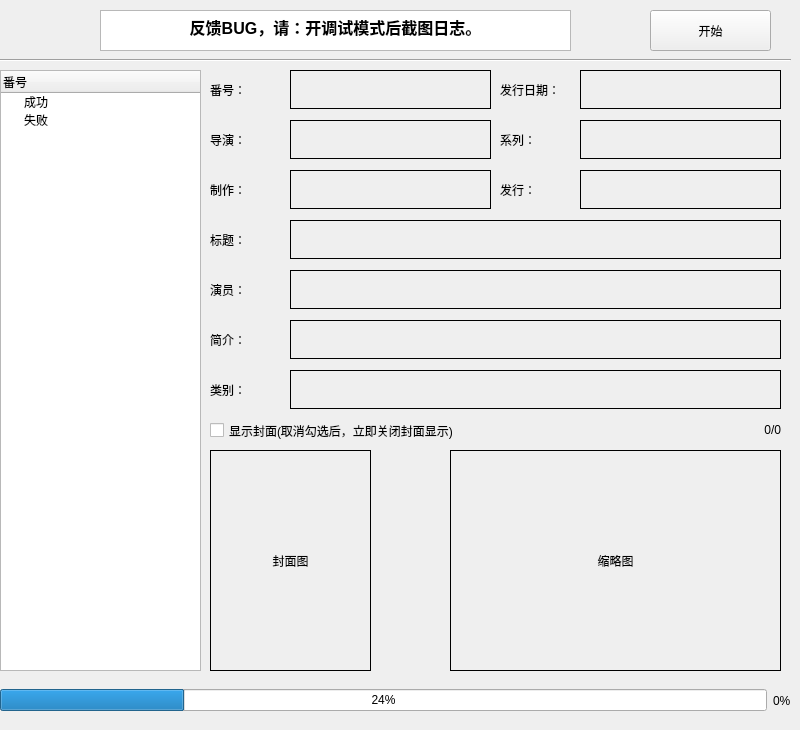
    <widget class="QWidget" name="page_avdc">
     <widget class="QPushButton" name="pushButton_start_cap">
      <property name="geometry">
       <rect>
        <x>650</x>
        <y>10</y>
        <width>121</width>
        <height>41</height>
       </rect>
      </property>
      <property name="text">
       <string>开始</string>
      </property>
     </widget>
     <widget class="QTextBrowser" name="textBrowser_warning">
      <property name="geometry">
       <rect>
        <x>100</x>
        <y>10</y>
        <width>471</width>
        <height>41</height>
       </rect>
      </property>
      <property name="html">
       <string>&lt;!DOCTYPE HTML PUBLIC &quot;-//W3C//DTD HTML 4.0//EN&quot; &quot;http://www.w3.org/TR/REC-html40/strict.dtd&quot;&gt;
&lt;html&gt;&lt;head&gt;&lt;meta name=&quot;qrichtext&quot; content=&quot;1&quot; /&gt;&lt;style type=&quot;text/css&quot;&gt;
p, li { white-space: pre-wrap; }
&lt;/style&gt;&lt;/head&gt;&lt;body style=&quot; font-family:'Arial'; font-size:9pt; font-weight:400; font-style:normal;&quot;&gt;
&lt;p align=&quot;center&quot; style=&quot; margin-top:0px; margin-bottom:0px; margin-left:0px; margin-right:0px; -qt-block-indent:0; text-indent:0px;&quot;&gt;&lt;span style=&quot; font-size:12pt; font-weight:600; color:#000000;&quot;&gt;反馈BUG，请：开调试模式后截图日志。&lt;/span&gt;&lt;/p&gt;&lt;/body&gt;&lt;/html&gt;</string>
      </property>
     </widget>
     <widget class="QWidget" name="horizontalLayoutWidget">
      <property name="geometry">
       <rect>
        <x>0</x>
        <y>680</y>
        <width>791</width>
        <height>41</height>
       </rect>
      </property>
      <layout class="QHBoxLayout" name="horizontalLayout_2">
       <item>
        <widget class="QProgressBar" name="progressBar_avdc">
         <property name="value">
          <number>24</number>
         </property>
        </widget>
       </item>
       <item>
        <widget class="QLabel" name="label_percent">
         <property name="text">
          <string>0%</string>
         </property>
        </widget>
       </item>
      </layout>
     </widget>
     <widget class="QTreeWidget" name="treeWidget_number">
      <property name="geometry">
       <rect>
        <x>0</x>
        <y>70</y>
        <width>201</width>
        <height>601</height>
       </rect>
      </property>
      <column>
       <property name="text">
        <string>番号</string>
       </property>
      </column>
      <item>
       <property name="text">
        <string>成功</string>
       </property>
      </item>
      <item>
       <property name="text">
        <string>失败</string>
       </property>
      </item>
     </widget>
     <widget class="QWidget" name="gridLayoutWidget_2">
      <property name="geometry">
       <rect>
        <x>210</x>
        <y>450</y>
        <width>161</width>
        <height>221</height>
       </rect>
      </property>
      <layout class="QGridLayout" name="gridLayout_2">
       <item row="0" column="0">
        <widget class="QLabel" name="label_poster">
         <property name="frameShape">
          <enum>QFrame::Box</enum>
         </property>
         <property name="text">
          <string>封面图</string>
         </property>
         <property name="alignment">
          <set>Qt::AlignCenter</set>
         </property>
        </widget>
       </item>
      </layout>
     </widget>
     <widget class="QWidget" name="gridLayoutWidget">
      <property name="geometry">
       <rect>
        <x>450</x>
        <y>450</y>
        <width>331</width>
        <height>221</height>
       </rect>
      </property>
      <layout class="QGridLayout" name="gridLayout">
       <property name="sizeConstraint">
        <enum>QLayout::SetDefaultConstraint</enum>
       </property>
       <property name="horizontalSpacing">
        <number>7</number>
       </property>
       <item row="0" column="0">
        <widget class="QLabel" name="label_thumb">
         <property name="enabled">
          <bool>true</bool>
         </property>
         <property name="frameShape">
          <enum>QFrame::Box</enum>
         </property>
         <property name="text">
          <string>缩略图</string>
         </property>
         <property name="alignment">
          <set>Qt::AlignCenter</set>
         </property>
         <property name="margin">
          <number>0</number>
         </property>
        </widget>
       </item>
      </layout>
     </widget>
     <widget class="Line" name="line">
      <property name="geometry">
       <rect>
        <x>0</x>
        <y>50</y>
        <width>791</width>
        <height>20</height>
       </rect>
      </property>
      <property name="orientation">
       <enum>Qt::Horizontal</enum>
      </property>
     </widget>
     <widget class="QLabel" name="label_11">
      <property name="geometry">
       <rect>
        <x>210</x>
        <y>70</y>
        <width>81</width>
        <height>39</height>
       </rect>
      </property>
      <property name="text">
       <string>番号：</string>
      </property>
     </widget>
     <widget class="QLabel" name="label_number">
      <property name="geometry">
       <rect>
        <x>290</x>
        <y>70</y>
        <width>201</width>
        <height>39</height>
       </rect>
      </property>
      <property name="frameShape">
       <enum>QFrame::Box</enum>
      </property>
      <property name="lineWidth">
       <number>1</number>
      </property>
      <property name="text">
       <string/>
      </property>
     </widget>
     <widget class="QLabel" name="label_13">
      <property name="geometry">
       <rect>
        <x>500</x>
        <y>70</y>
        <width>81</width>
        <height>39</height>
       </rect>
      </property>
      <property name="text">
       <string>发行日期：</string>
      </property>
     </widget>
     <widget class="QLabel" name="label_release">
      <property name="geometry">
       <rect>
        <x>580</x>
        <y>70</y>
        <width>201</width>
        <height>39</height>
       </rect>
      </property>
      <property name="frameShape">
       <enum>QFrame::Box</enum>
      </property>
      <property name="text">
       <string/>
      </property>
     </widget>
     <widget class="QLabel" name="label_15">
      <property name="geometry">
       <rect>
        <x>210</x>
        <y>270</y>
        <width>81</width>
        <height>39</height>
       </rect>
      </property>
      <property name="text">
       <string>演员：</string>
      </property>
     </widget>
     <widget class="QLabel" name="label_actor">
      <property name="geometry">
       <rect>
        <x>290</x>
        <y>270</y>
        <width>491</width>
        <height>39</height>
       </rect>
      </property>
      <property name="frameShape">
       <enum>QFrame::Box</enum>
      </property>
      <property name="lineWidth">
       <number>1</number>
      </property>
      <property name="text">
       <string/>
      </property>
     </widget>
     <widget class="QLabel" name="label_outline">
      <property name="geometry">
       <rect>
        <x>290</x>
        <y>320</y>
        <width>491</width>
        <height>39</height>
       </rect>
      </property>
      <property name="frameShape">
       <enum>QFrame::Box</enum>
      </property>
      <property name="lineWidth">
       <number>1</number>
      </property>
      <property name="text">
       <string/>
      </property>
     </widget>
     <widget class="QLabel" name="label_18">
      <property name="geometry">
       <rect>
        <x>210</x>
        <y>320</y>
        <width>81</width>
        <height>39</height>
       </rect>
      </property>
      <property name="text">
       <string>简介：</string>
      </property>
     </widget>
     <widget class="QLabel" name="label_title">
      <property name="geometry">
       <rect>
        <x>290</x>
        <y>220</y>
        <width>491</width>
        <height>39</height>
       </rect>
      </property>
      <property name="frameShape">
       <enum>QFrame::Box</enum>
      </property>
      <property name="lineWidth">
       <number>1</number>
      </property>
      <property name="text">
       <string/>
      </property>
     </widget>
     <widget class="QLabel" name="label_20">
      <property name="geometry">
       <rect>
        <x>210</x>
        <y>220</y>
        <width>81</width>
        <height>39</height>
       </rect>
      </property>
      <property name="text">
       <string>标题：</string>
      </property>
     </widget>
     <widget class="QLabel" name="label_director">
      <property name="geometry">
       <rect>
        <x>290</x>
        <y>120</y>
        <width>201</width>
        <height>39</height>
       </rect>
      </property>
      <property name="frameShape">
       <enum>QFrame::Box</enum>
      </property>
      <property name="lineWidth">
       <number>1</number>
      </property>
      <property name="text">
       <string/>
      </property>
     </widget>
     <widget class="QLabel" name="label_publish">
      <property name="geometry">
       <rect>
        <x>580</x>
        <y>170</y>
        <width>201</width>
        <height>39</height>
       </rect>
      </property>
      <property name="frameShape">
       <enum>QFrame::Box</enum>
      </property>
      <property name="text">
       <string/>
      </property>
     </widget>
     <widget class="QLabel" name="label_23">
      <property name="geometry">
       <rect>
        <x>210</x>
        <y>120</y>
        <width>81</width>
        <height>39</height>
       </rect>
      </property>
      <property name="text">
       <string>导演：</string>
      </property>
     </widget>
     <widget class="QLabel" name="label_24">
      <property name="geometry">
       <rect>
        <x>500</x>
        <y>170</y>
        <width>81</width>
        <height>39</height>
       </rect>
      </property>
      <property name="text">
       <string>发行：</string>
      </property>
     </widget>
     <widget class="QLabel" name="label_studio">
      <property name="geometry">
       <rect>
        <x>290</x>
        <y>170</y>
        <width>201</width>
        <height>39</height>
       </rect>
      </property>
      <property name="frameShape">
       <enum>QFrame::Box</enum>
      </property>
      <property name="lineWidth">
       <number>1</number>
      </property>
      <property name="text">
       <string/>
      </property>
     </widget>
     <widget class="QLabel" name="label_label">
      <property name="geometry">
       <rect>
        <x>580</x>
        <y>120</y>
        <width>201</width>
        <height>39</height>
       </rect>
      </property>
      <property name="frameShape">
       <enum>QFrame::Box</enum>
      </property>
      <property name="text">
       <string/>
      </property>
     </widget>
     <widget class="QLabel" name="label_30">
      <property name="geometry">
       <rect>
        <x>210</x>
        <y>170</y>
        <width>81</width>
        <height>39</height>
       </rect>
      </property>
      <property name="text">
       <string>制作：</string>
      </property>
     </widget>
     <widget class="QLabel" name="label_31">
      <property name="geometry">
       <rect>
        <x>500</x>
        <y>120</y>
        <width>81</width>
        <height>39</height>
       </rect>
      </property>
      <property name="text">
       <string>系列：</string>
      </property>
     </widget>
     <widget class="QLabel" name="label_tag">
      <property name="geometry">
       <rect>
        <x>290</x>
        <y>370</y>
        <width>491</width>
        <height>39</height>
       </rect>
      </property>
      <property name="frameShape">
       <enum>QFrame::Box</enum>
      </property>
      <property name="lineWidth">
       <number>1</number>
      </property>
      <property name="text">
       <string/>
      </property>
     </widget>
     <widget class="QLabel" name="label_33">
      <property name="geometry">
       <rect>
        <x>210</x>
        <y>370</y>
        <width>81</width>
        <height>39</height>
       </rect>
      </property>
      <property name="text">
       <string>类别：</string>
      </property>
     </widget>
     <widget class="QCheckBox" name="checkBox_cover">
      <property name="geometry">
       <rect>
        <x>210</x>
        <y>420</y>
        <width>321</width>
        <height>21</height>
       </rect>
      </property>
      <property name="text">
       <string>显示封面(取消勾选后，立即关闭封面显示)</string>
      </property>
     </widget>
     <widget class="QLabel" name="label_progress">
      <property name="geometry">
       <rect>
        <x>540</x>
        <y>420</y>
        <width>241</width>
        <height>20</height>
       </rect>
      </property>
      <property name="cursor">
       <cursorShape>ArrowCursor</cursorShape>
      </property>
      <property name="layoutDirection">
       <enum>Qt::LeftToRight</enum>
      </property>
      <property name="text">
       <string>0/0</string>
      </property>
      <property name="alignment">
       <set>Qt::AlignRight|Qt::AlignTrailing|Qt::AlignVCenter</set>
      </property>
     </widget>
    </widget>
